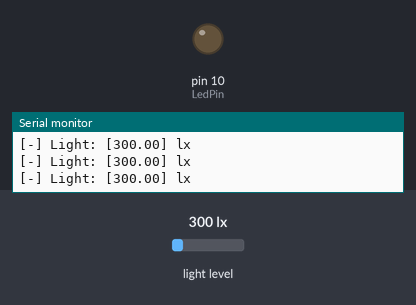
This sketch was run on a simulated Arduino Uno, built with avr-gcc and run on an emulated ATmega328P. Shown: output pins drawn as LEDs (lit = HIGH), the last lines printed to the serial monitor. The inputs (shaded band) are chosen by the test bench; at power-on: light level 300 lx.

Above: at 1.2 s.
1.3 s: light level set to 112 lx
2.8 s: light level set to 92 lx
At 3.7 s:
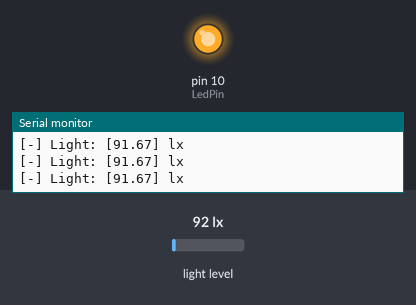
4.3 s: light level set to 500 lx
At 5.0 s:
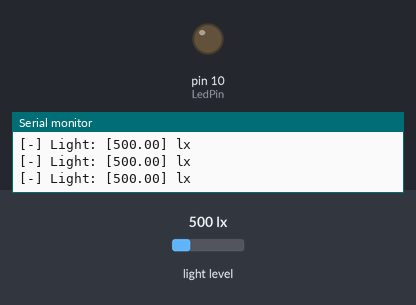
5.8 s: light level set to 40 lx
At 6.1 s:
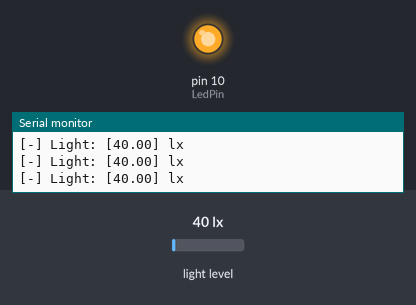
Timing chart, 0 to 8.3 s (numbered marks = the images above; inputs shaded):
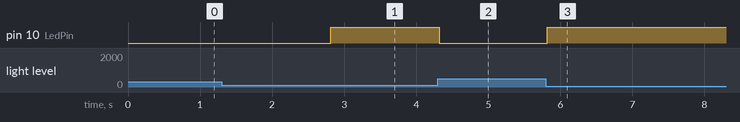

Measured:
- the behaviour switches between 101 and 100 lx on light level (found by bisection; images 0 and 1)
- after the input at 2.8 s, pin 10 (LedPin): LOW → HIGH at once
- after the input at 4.3 s, pin 10 (LedPin): HIGH → LOW at once
- after the input at 5.8 s, pin 10 (LedPin): LOW → HIGH at once

The sketch:

L_6_Intelligent_street_light.ino
```cpp
/*******************Light*******************/
#include <BH1750.h>
BH1750 lightMeter(0x5c);
float lux;
/*******************LED*******************/
int LedPin = 10;
void setup() {
  // put your setup code here, to run once:
  Serial.begin(115200);   // 初始化串口
  Wire.begin();

  // put your main code here, to run repeatedly:
  if (lightMeter.begin(BH1750::CONTINUOUS_HIGH_RES_MODE, 0x5c, &Wire)) {
    Serial.println(F("BH1750 Advanced begin"));
  } else {
    Serial.println(F("Error initialising BH1750"));
  }
  pinMode(LedPin, OUTPUT);
}

void loop() {


    if (lightMeter.measurementReady(true)) {
      lux = lightMeter.readLightLevel();
      Serial.print("[-] Light: [");
      Serial.print(lux);
      Serial.println("] lx");
    }

    delay(10);
    if (lux <= 100)
      digitalWrite(LedPin, HIGH);
    else
      digitalWrite(LedPin, LOW);


}
```
